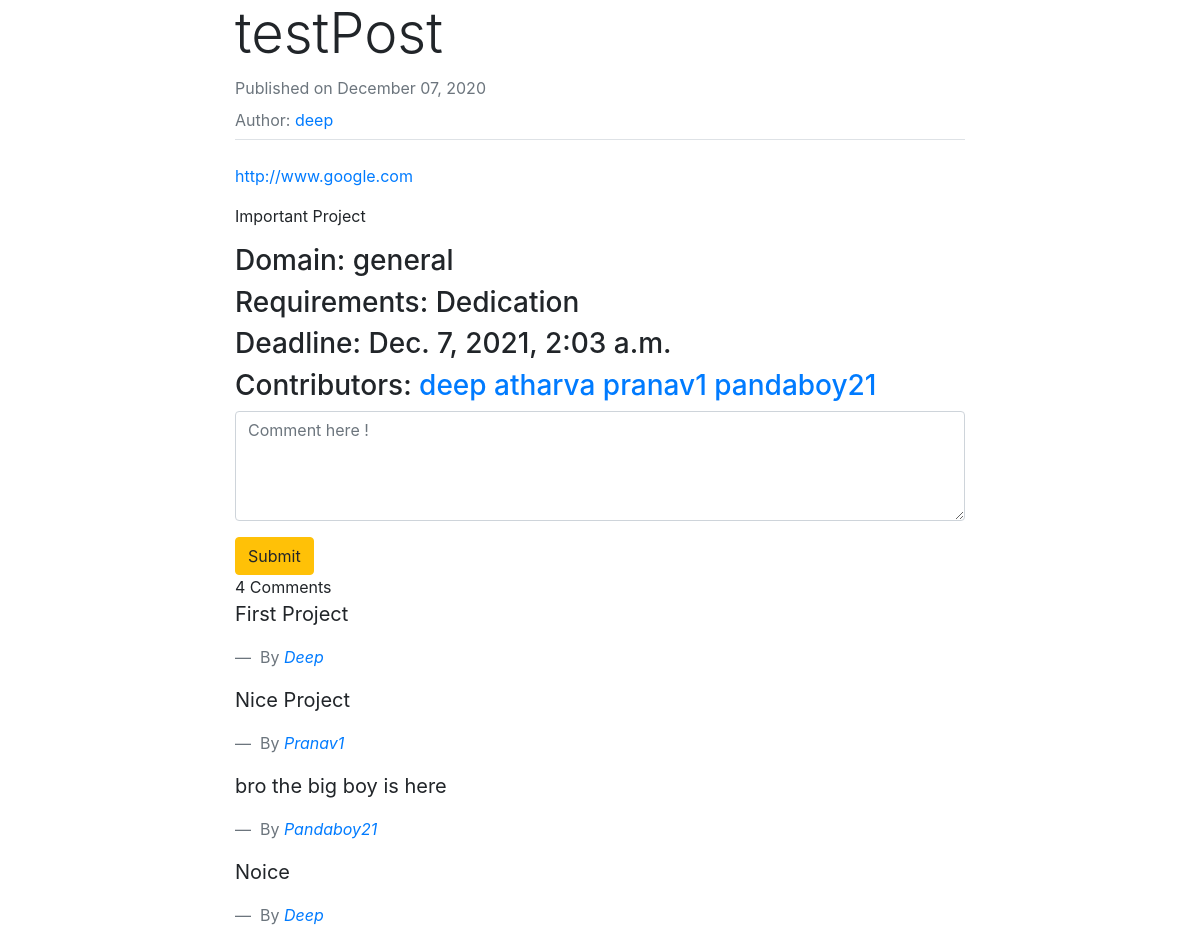
Page /projectPost/1 (signed in) on the committed database.
### postandcomment/models.py (models this page shows, shortened)
class ProjectPost(models.Model):
    title = models.TextField(default="testPost")
    date_posted = models.DateTimeField(default=timezone.now)
    author = models.ForeignKey(User, on_delete=models.CASCADE, related_name='author_name')
    contributors = models.ManyToManyField(User)
    requirements = models.TextField(default='Dedication')
    description = models.TextField(default='Important Project')
    domain = models.TextField(default='general')
    deadline = models.DateTimeField(default=timezone.now)
    image = models.ImageField(default='default.jpg', upload_to='post_pics', blank = True)
    link = models.URLField(blank = True)

class PComment(models.Model):
    ppost = models.ForeignKey(ProjectPost, on_delete = models.CASCADE, related_name ='comments')
    user = models.ForeignKey(User, on_delete = models.CASCADE)
    content = models.TextField()
    date = models.DateTimeField(default=timezone.now)

### postandcomment/views.py (the view, shortened to what this page needs)
# urls.py: path('projectPost/<int:ppost_id>', views.projectPostView, name="projectPost"),
def projectPostView(request, ppost_id):
  currentPost = ProjectPost.objects.get(id=ppost_id)
  contributors = currentPost.contributors.all()
  currentPostComments = PComment.objects.filter(ppost=currentPost).order_by("-ppost_id")
  currentUserProfile = Profile.objects.get(user=request.user)
  college = currentUserProfile.college.replace(" ", "")
  if request.method == 'POST':
    if 'comment' in request.POST:
      pcf = PCommentForm(request.POST or None)
      if pcf.is_valid():
        content = request.POST.get('content')
        comment = PComment.objects.create(ppost = currentPost, user = request.user, content = content)
        comment.save()
        return redirect('postandcomment_app:projectPost', ppost_id = ppost_id)
    else:
      currentPost.contributors.add(request.user)
      currentPost.save()
      pcf = PCommentForm()
      contributors = currentPost.contributors.all()
  else:
    pcf = PCommentForm()
  if request.user in list(contributors):
    context ={
    'formPresent': 'yes',
    'postDetails': currentPost,
    'comments': currentPostComments,
    'contributors': contributors,
    'comment_form':pcf,
    }
  return render(request, 'projectPost.html', context)

### postandcomment/forms.py
class PCommentForm(forms.ModelForm):
    content = forms.CharField(label ="", widget = forms.Textarea(
    attrs ={
        'class':'form-control',
        'placeholder':'Comment here !',
        'rows':4,
        'cols':50
    }))
    class Meta:
        model = PComment
        fields =['content']

### postandcomment/templates/projectPost.html (shortened to what this page needs)
{% load crispy_forms_tags %}
<!doctype html>
<html lang="en">
  <head>
    <link rel="stylesheet" href="https://stackpath.bootstrapcdn.com/bootstrap/4.3.1/css/bootstrap.min.css">
  </head>
  <body>
    <section style="display: flex; justify-content: center; align-items: center;">
      <div class="container">
          <div class="row">
            <div class="col-2"></div>
            <div class="col-8">
              <h2 class="display-4">{{ postDetails.title }}</h2>
              <h5 class="text-muted"><small>Published on {{ postDetails.date_posted|date:"F d, Y" }}</small> </h5>
              <h5><small class="text-muted">Author: <a href="{% url 'login_app:profilepage' postDetails.author.username %}">{{postDetails.author.username}}</a></small></h5>
              <legend class="border-bottom mb-4"></legend>
          {% if postDetails.link != "" %}
              <p class="article-content">
              <a href="{{ postDetails.link }}" target="_blank">{{ postDetails.link }}</a>
              </p>
          {% endif %}
          <p class="article-content">{{ postDetails.description }}</p>
          <h3>Domain: {{ postDetails.domain }}</h3>
          <h3>Requirements: {{ postDetails.requirements }}</h3>
          <h3>Deadline: {{ postDetails.deadline }}</h3>
          <h3>
            Contributors: {% for cont in contributors %} <a href="{% url 'login_app:profilepage' cont.username %}">{{ cont.username }}</a>{% endfor %}
          </h3>
          {% if formPresent == 'yes' %}
            <form method="POST">
                    {{comment_form.as_p}}
                    <input type="submit" name="comment" class="btn btn-warning">
                </form>
            <div class="main-comment-section">
                {{comments.count}} Comment{{comments|pluralize}}
                </div>
                {% for comment in comments %}
                <blockquote class="blockquote">
                    <p>{{ comment.content}}</p>
                    <footer class="blockquote-footer">
                    By <cite><a href="{% url 'login_app:profilepage' comment.user %}">{{comment.user|capfirst}}</a>
                    </footer>
                </blockquote>
                {% endfor %}
            {% else %}
            <form method="POST">
                {% csrf_token %}
                    <input type="submit" name="join" value="Join" class="btn btn-warning">
                </form>
            {% endif %}
            </div>
            <div class="col-2"></div>
          </div>
      </div>
    </section>
  </body>
</html>

### rows in the picture
ProjectPost: title "testPost", date_posted "December 07, 2020", author.username "deep", link "http://www.google.com", description "Important Project", domain "general", requirements "Dedication", deadline "Dec. 7, 2021, 2:03 a.m."
PComment: content "First Project", user "Deep"
PComment: content "Nice Project", user "Pranav1"
PComment: content "bro the big boy is here", user "Pandaboy21"
PComment: content "Noice", user "Deep"

### other values in the picture
{{ cont.username }} "deep"
{{ cont.username }} "atharva"
{{ cont.username }} "pranav1"
{{ cont.username }} "pandaboy21"
{{ comments.count }} "4"
